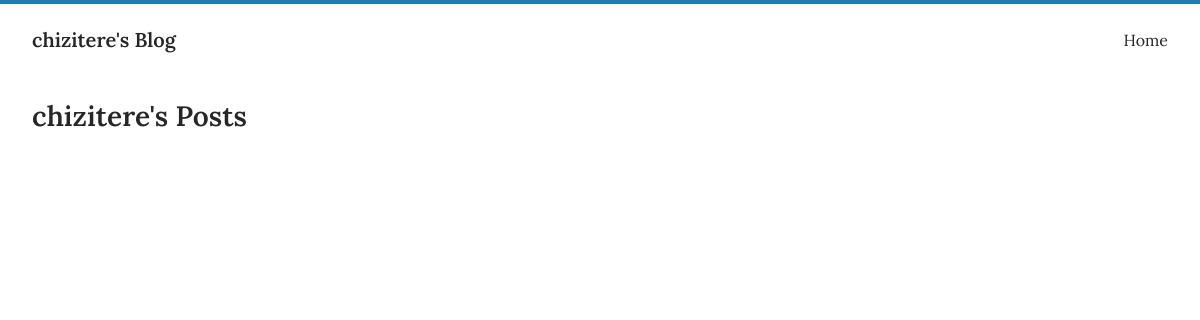
Page /chizitere/posts/ on the earlier database version.
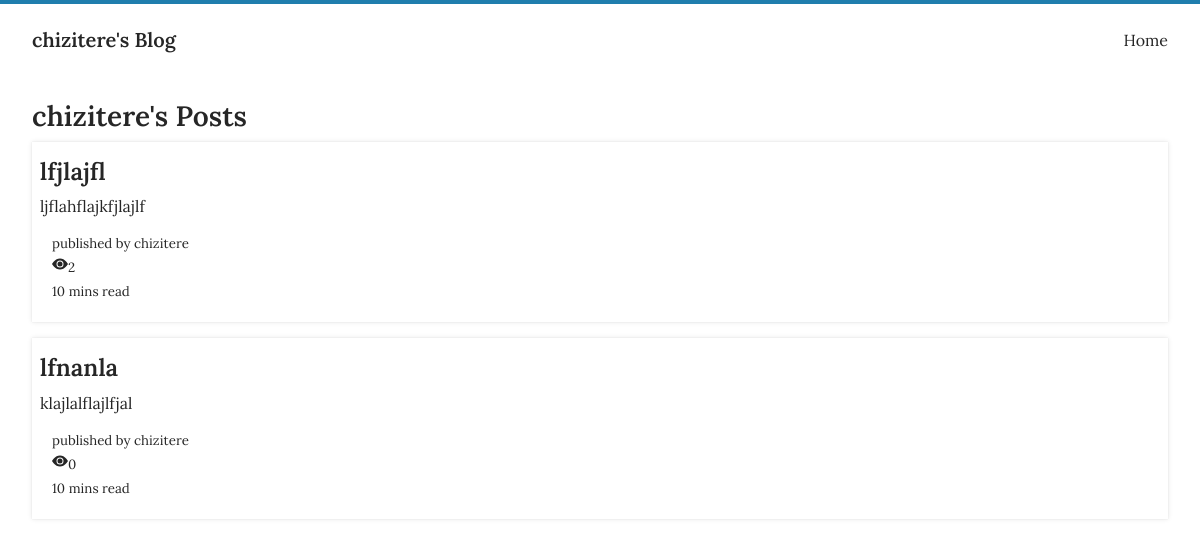
Same page on the later database version.
### main/models.py (models this page shows, shortened)
class Post(models.Model):
    title = models.CharField(max_length=200)
    tags = TaggableManager()
    content = RichTextField(blank=True, null=True)
    image = models.ImageField(upload_to='static/images', blank=True, null=True)
    image_credit = models.URLField(null=True, help_text="paste or type the link(optional)", blank=True)
    author = models.ForeignKey(settings.AUTH_USER_MODEL, on_delete=models.CASCADE, related_name='post')
    slug = models.SlugField(max_length=100, unique=True)
    updated = models.DateTimeField(auto_now=True)
    date_created = models.DateTimeField(default=timezone.now)
    status = models.IntegerField(choices=STATUS, default=0)
    likes = models.ManyToManyField(User, related_name='liked_posts', blank=True)
    view_count = models.IntegerField(default=0)
    favourite = models.ManyToManyField(User, related_name='favourite', blank=True)
    def get_absolute_url(self):
        return reverse('blog:detail', args=[self.slug])
    class Meta:
        ordering = ['date_created']
        verbose_name = 'Post'
        verbose_name_plural = 'Posts'

### main/views.py (the view)
# urls.py: path('<str:username>/posts/', views.user_posts, name='user_posts'),
def user_posts(request, username):
    user = User.objects.get(username=username)
    user_profile = Profile.objects.get(user=user)
    posts = Post.objects.filter(author=user)
    return render(request, 'main/user_page.html', {'posts': posts, 'user': user, 'user_profile': user_profile})

### main/templates/main/user_page.html (shortened to what this page needs)
   <!DOCTYPE html>
{% load static %}
<html>
<head>
  <link rel="stylesheet" type="text/css" href="{% static 'css/base.css' %}" />
    <link rel="stylesheet" type="text/css" href="https://stackpath.bootstrapcdn.com/font-awesome/4.7.0/css/font-awesome.min.css">
<body>
    <header class="container">
        <nav class="navbar">
          <div class="logo">
            <a href=""><h4>{{ user.username }}'s Blog</h4></a>
          </div>
          <div class="menu">
             <a href="{% url 'blog:home'%}">Home</a>
            </div>
        </nav>
        </header>
   <main class="container">
    <h2>{{ user.username }}'s Posts</h2>
    <ul>
    {% for post in posts %}
        <div class="card mb-4">
        <div class="card-text">
         <a href="{{ post.get_absolute_url }}"><h3>{{ post.title }}</h3></a>
            <p>{{post.content|safe|truncatewords:20}}</p>
        </div>
        <div style="padding:12px;">
      <small>published by <a href="{% url 'user:profile' post.author %}">{{post.author}}</a></small>
            <p><svg xmlns="http://www.w3.org/2000/svg" width="16" height="16" fill="currentColor" class="bi bi-eye-fill" viewBox="0 0 16 16">
                <path d="M0 8s3-5.5 8-5.5S16 8 16 8s-3 5.5-8 5.5S0 8 0 8m8 3.5a3.5 3.5 0 1 0 0-7 3.5 3.5 0 0 0 0 7"/><small>{{ post.view_count }}</small></p>
            <small>10 mins read</small>
        </div>
    </div>
    {% endfor %}
    </ul>
        </main>
</body>
</html>

### static/css/base.css (style rules this page uses)
:root { --white:#fff; --primary:#1f7ead; --primary-hover:#175e82; --border:#b3bdcc; --box-shadow1: rgba(0, 0, 0, 0.1) 0px 0px 5px 0px, rgba(0, 0, 0, 0.1) 0px 0px 1px 0px; --text-color:#262626; --ff-1:'Lora', serif; }
*, *::before, *::after { margin: 0; padding: 0; box-sizing: border-box; }
body, h1, h2, h3, h4, h5, h6, p, figure, picture { margin: 0; }
h2 { font-size: 1.75rem; }
h3 { font-size: 1.5rem; }
h4 { font-size:1.25rem; }
html { outline: none; -webkit-text-size-adjust:100%; -ms-text-size-adjust:100%; }
body { margin: 0; background:#fff; font-family:var(--ff-1); color:var(--text-color); font-weight:400; font-size:1rem; line-height: 1.5; border-top:4px solid var(--primary); }
h1, h2, h3, h4, h5, h6 { font-weight:600; line-height: 1.2; margin: 0.5rem 0; }
ol, ul, { margin: 1.5rem 0 1.5rem 3rem; }
ul { list-style:circle; }
a { text-decoration:none; color:inherit; }
header { width:100%; box-shadow:var(--shadow1); padding:20px 12px; //top and bottom, left and right background:#fff; }
nav { display:flex; justify-content:space-between; align-items:center; }
.container, .container-sm { padding:1rem 2rem; }
.mb-4 { margin-bottom:16px; }
.card { box-shadow: var(--box-shadow1); background-color:var(--white); padding:0.5rem; }

Differences in the rows shown:
added Post: title "lfjlajfl", content "ljflahflajkfjlajlf", author "chizitere", view_count "2"
added Post: title "lfnanla", content "klajlalflajlfjal", author "chizitere", view_count "0"
